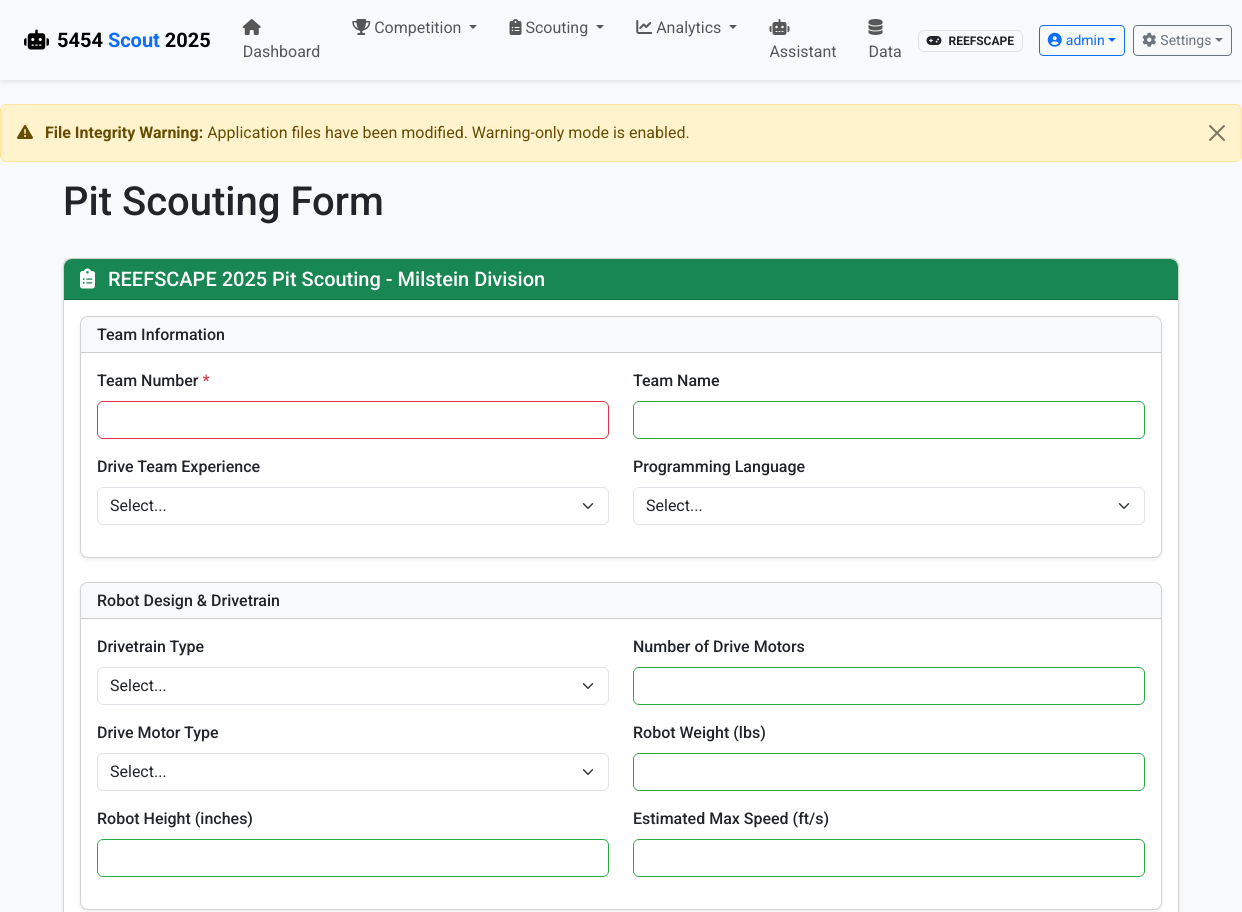
Page /pit-scouting/form (signed in, upper part) on the earlier database version.
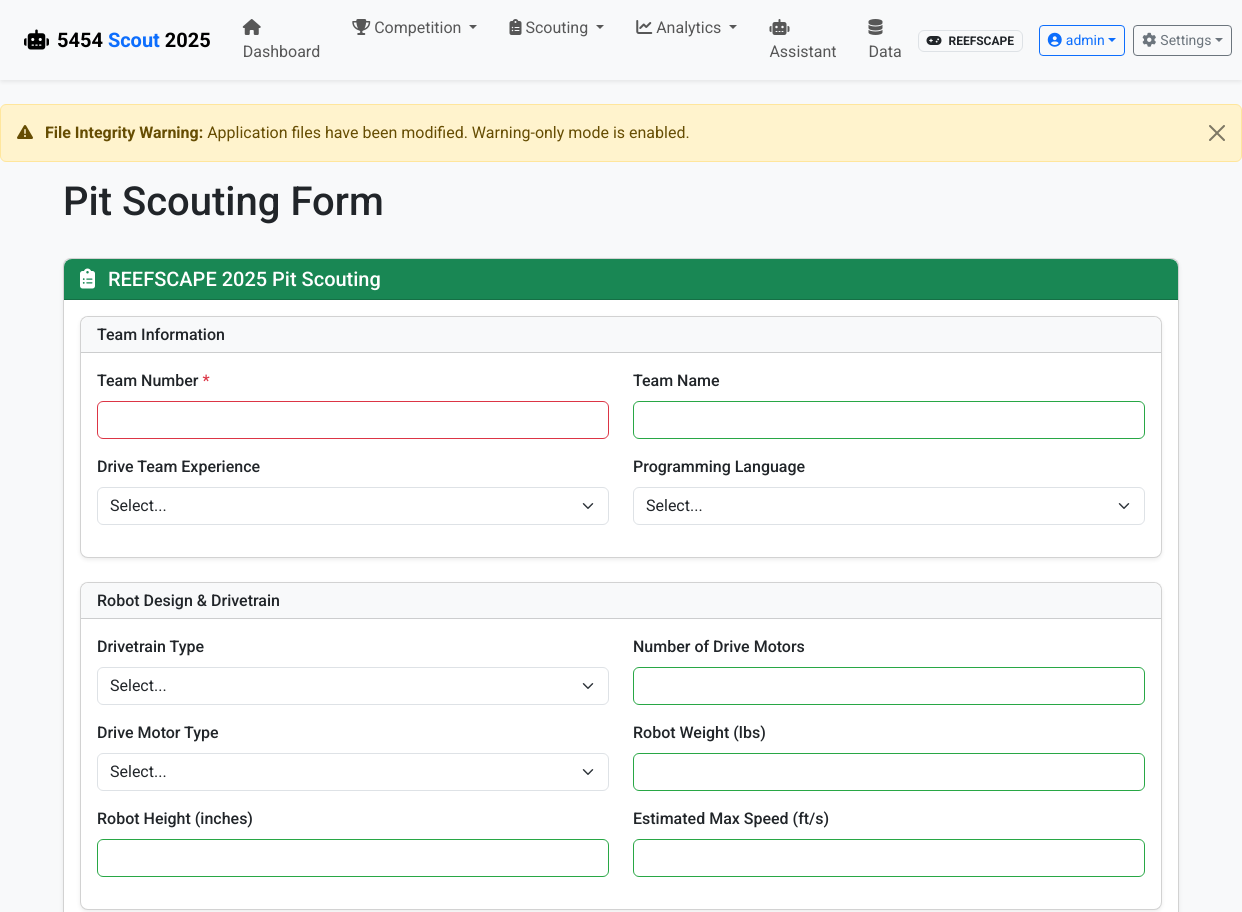
Same page on the later database version.
### app/models.py (models this page shows, shortened)
class Event(db.Model):
    id = db.Column(db.Integer, primary_key=True)
    name = db.Column(db.String(100), nullable=False)
    code = db.Column(db.String(20), unique=True)  # Event code like "CALA" or "NYRO"
    location = db.Column(db.String(100))
    start_date = db.Column(db.Date)
    end_date = db.Column(db.Date)
    year = db.Column(db.Integer, nullable=False)
    matches = db.relationship('Match', backref='event', lazy=True)

### app/routes/pit_scouting.py (the view, shortened to what this page needs)
@bp.route('/form', methods=['GET', 'POST'])
@login_required
def form():
    pit_config = load_pit_config()
    game_config = current_app.config.get('GAME_CONFIG', {})
    current_event_code = game_config.get('current_event_code')
    current_event = None
    if current_event_code:
        current_event = Event.query.filter_by(code=current_event_code).first()
    if current_event:
        teams = current_event.teams
    else:
        teams = Team.query.all()
    return render_template('scouting/pit_form.html',
                          teams=teams,
                          pit_config=pit_config,
                          current_event=current_event)

### app/models.py (called while the page is built)
    def has_role(self, role_name):
        return any(role.name == role_name for role in self.roles)

### app/routes/auth.py (called while the page is built)
@bp.app_context_processor
def inject_auth_vars():
    return {
        'current_user': current_user,
        'user_has_role': lambda role: current_user.is_authenticated and current_user.has_role(role)
    }

### app/routes/pit_scouting.py (called while the page is built)
def load_pit_config():
    try:
        config_path = os.path.join(os.getcwd(), 'config', 'pit_config.json')
        with open(config_path, 'r') as f:
            return json.load(f)
    except Exception as e:
        print(f"Error loading pit configuration: {e}")
        return {"pit_scouting": {"title": "Pit Scouting", "sections": []}}

### run.py (called while the page is built)
@app.before_request
def check_first_run():
    if not User.query.first() and request.path != '/auth/login':
        flash('Database is being initialized. Please wait...', 'info')
        return redirect(url_for('auth.login'))

### app/templates/scouting/pit_form.html (shortened to what the changed rows need)
{% extends 'base.html' %}
{% block heading %}
    {% if edit_mode %}Edit Pit Scouting - Team {{ pit_data.team.team_number }}{% else %}Pit Scouting Form{% endif %}
{% endblock %}
{% block content %}
<div class="row">
    <div class="col-md-12">
        <div class="card">
            <div class="card-header bg-success text-white">
                <h5 class="mb-0">
                    <i class="fas fa-clipboard-list me-2"></i>
                    {{ pit_config.pit_scouting.title }}
                    {% if current_event %}
                        - {{ current_event.name }}
                    {% endif %}
                </h5>
            </div>
        </div>
    </div>
</div>
{% endblock %}

Differences in the rows shown:
removed Event: name "Milstein Division"
